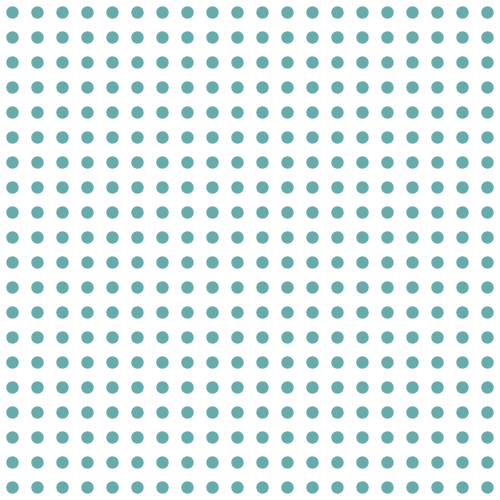
Frame 1 (no input)
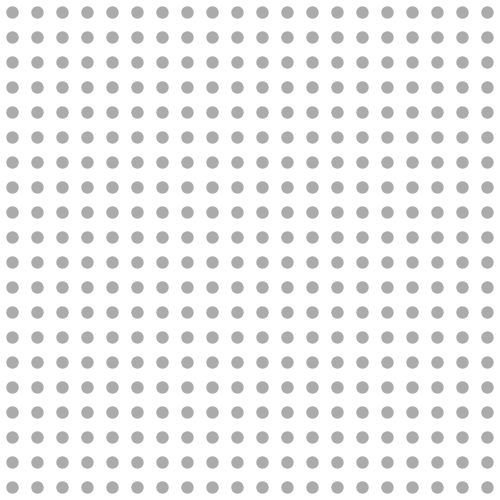
Frame 60 (no input)
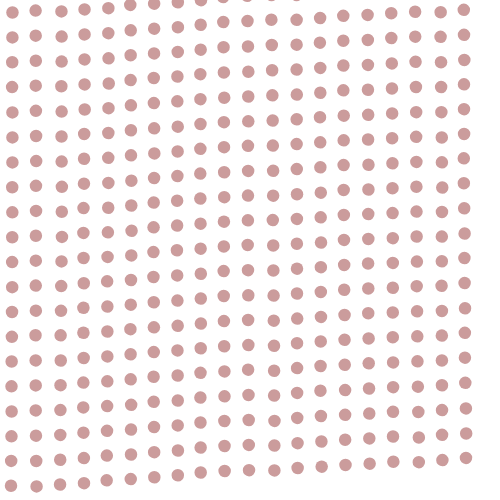
Frame 120 (the mouse pressed at the canvas centre since frame 60)

The p5.js sketch that drew these frames (run headless with seeded random() and noise() and a simulated clock; from frame 60 on, the mouse is pressed at the canvas centre):

// p5.js sketch
// ── sketch.js
/*Notes:
This is my solution for the waving dots assignment.

====================================
Variatons from a regular submission:
====================================

1- Implemented a mouseX normaliser which allows for the dots to stay in place as MouseX on default
can sometimes give 1 instead of 0.
2- Included mouseX & mouseY into the noise for editing the fill colour and styled with noStroke()

==============================
Submission notes on execution:
==============================

1.
For fill colours - R,G & B use noise values:
R - takes frameCount
G - takes mouseX
B - takes mouseY

Reasoning: it looks more interesting as colours both flicker and fade into each other.

====================================
2.
For drawing the dots:

used ellipse position x/y + size/2 
Reasoning: Avoiding the dots being half-rendered out of the canvas.
ellipse size is 1/2 of the size variable.

====================================
3.

For generating noise:
3D noise was generated using dot.x, dot.y and the current frameCount multiplied by a scaler.

Reasoning: Animation is much smoother when frameCount is scaled.

====================================
4.

For mapping out noise (with mouseX):

mouseX was not used for noise generation but instead was added to the mapping variables.
Reasoning: It achieved virtually the same results as generating the noise with mouseX, however
achieving a completely still grid is much easier this way, code looks cleaner and easier to read.

====================================
4.1.

2 different scaling variables were used
1 for position, 1 for rotation
Reasoning: Better control over the final product. Rotation and position are different in sensitivity.

====================================
Thank you for reading! c:
====================================
*/


//helper function to get rid of mouseX being rounded to 1 when at the leftmost of the screen
//start of my code
function mouseXNormaliser() {
  if (mouseX > 0 && mouseX < 1) {
    return 0;
  }
  return mouseX;
}

//end of my code
function setup() {
  createCanvas(500, 500);
  background(255);
}

function draw() {
  background(255);

  var noOfDots = 20;
  var size = width / noOfDots;
  for (var x = 0; x < noOfDots; x++) {
    for (var y = 0; y < noOfDots; y++) {
      //start of my code
      //generate different noise values for colours
      var rNoise = noise(frameCount);       //changes with time
      var gNoise = noise(mouseX);      //changes with mouse movement
      var bNoise = noise(mouseY);      //changes with mouse movement

      //map noise to byte values
      var r = map(rNoise, 0, 1, 0, 255);
      var g = map(gNoise, 0, 1, 0, 255);
      var b = map(bNoise, 0, 1, 0, 255);

      //generate colour var
      var clr = color(r, g, b);

      //establish an accurate X and y position
      var posX = size * x;
      var posY = size * y;

      //feed all of that data into params
      params = {
        color: clr,
        x: posX,
        y: posY,
        size: size
      }
      //end of my code
      wave(params);
    }
  }
}


function wave(params) {
  //start of my code
  //add scalers to adjust noise values
  var frameScaler = 0.06;
  var posLimit = mouseXNormaliser() * 0.003;
  var angleLimit = mouseXNormaliser() * 0.000001;

  //generate noise using X & Y pos and scaled frame count as
  //the 3D noise 
  var noiseTD = noise(params.x, params.y, frameCount * frameScaler);

  //map to translation using position scaler
  //value to map: 3D noise
  //range1: 0-1
  //range2: +/- (mouseX * position scaler)
  var trans = map(noiseTD, 0, 1, -posLimit, posLimit);

  //map to rotation using rotation scaler
  //value to map: 3D noise
  //range1: 0-1
  //range2: +/- (mouseX * rotation scaler)
  var rot = map(noiseTD, 0, 1, -angleLimit, angleLimit);

  //translate and rotate canvas
  rotate(rot);
  translate(trans, trans);

  //use noise colour as fill and remove black outline
  noStroke();
  fill(params.color);

  //draw ellipse
  ellipse(params.x + params.size / 2, params.y + params.size / 2, params.size / 2);
  //end of my code

}
